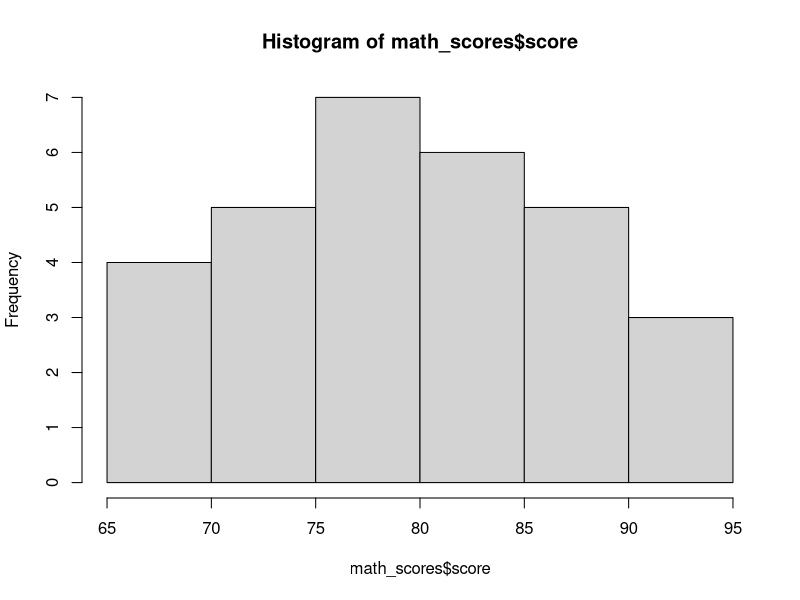
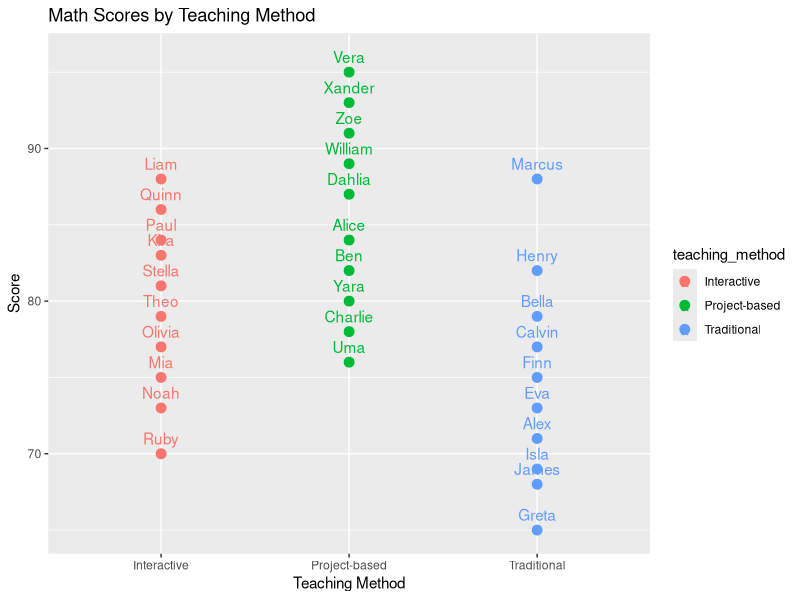
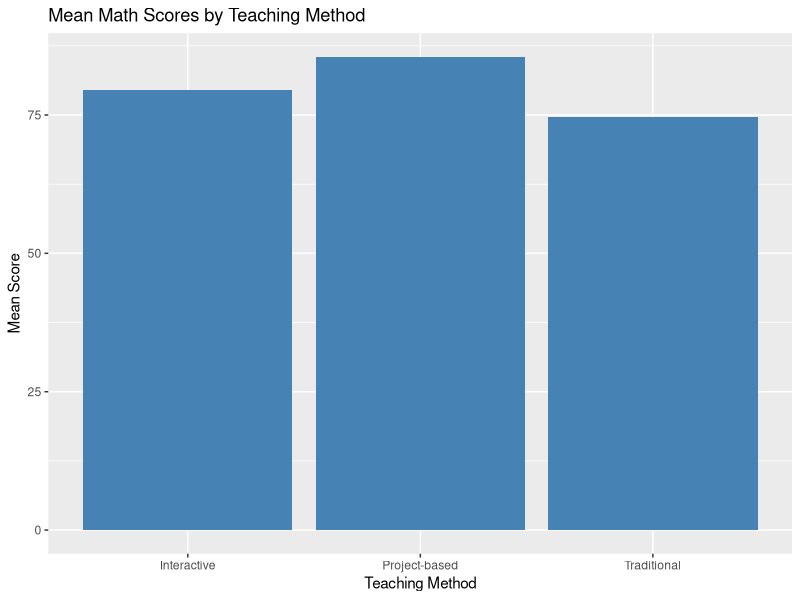
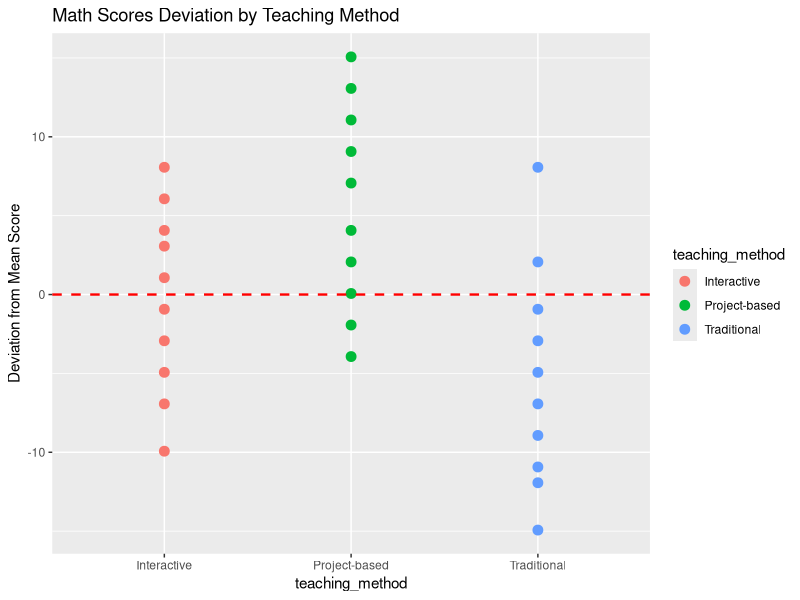
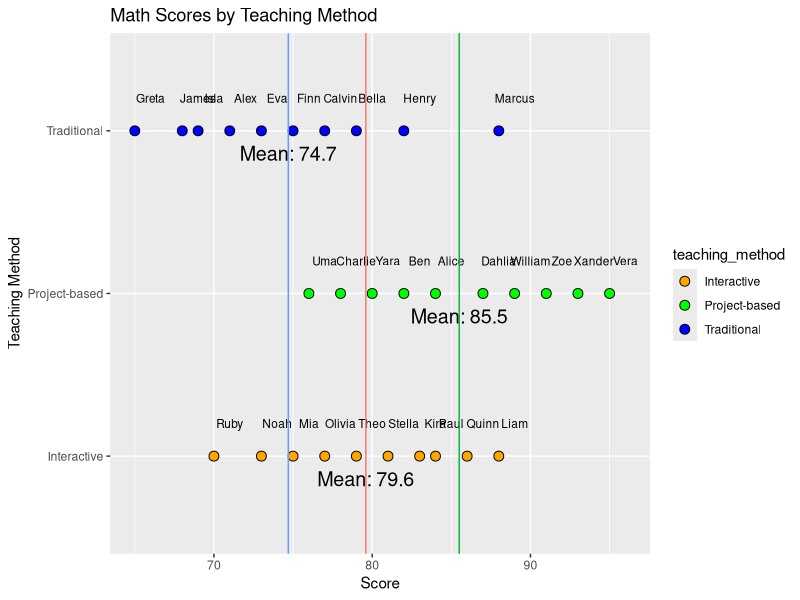
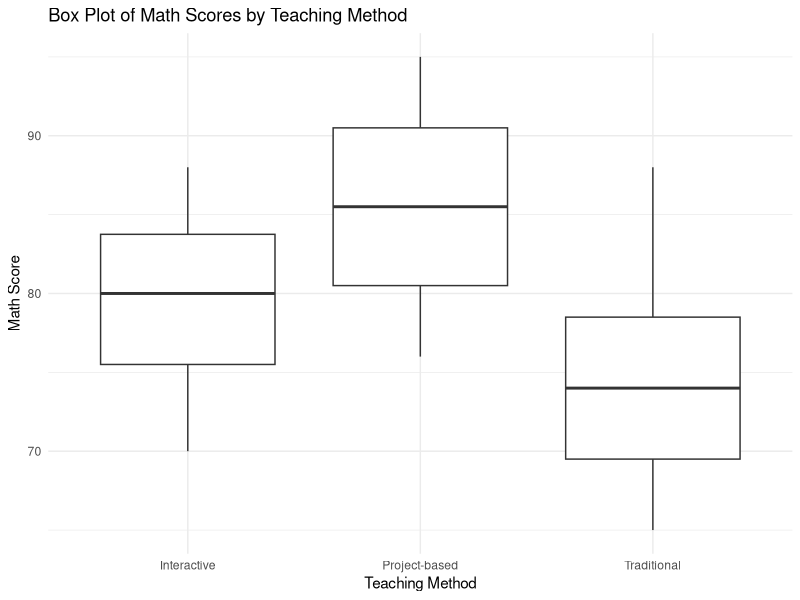

The R script that drew these images, in order:

## Project:  SOC302, Fall 2025, ANOVA
# Located:   Kline TCNJ Google Drive
# File Name: Kline-3.2-ANOVA-teaching_method
# Date:      2025_7_11
# Who:       Zachary D. Kline


# Settings and Packages ---------------------------------------------------


## Load packages
# NOTE: Run base.R if these commands return an error!
library(readr)
library(dplyr)
library(ggplot2)
library(haven)
library(forcats)
library(psych)




# Step 1: Create the Data Frame ---------------------------------------



math_scores <- data.frame(
  teaching_method = c(rep("Traditional", 10), rep("Interactive", 10), rep("Project-based", 10)),
  score = c(71, 79, 77, 88, 73, 75, 65, 82, 69, 68,
            83, 88, 75, 73, 77, 84, 86, 70, 81, 79,
            76, 95, 89, 93, 80, 91, 84, 82, 78, 87),
  name = c("Alex", "Bella", "Calvin", "Marcus", "Eva", 
           "Finn", "Greta", "Henry", "Isla", "James", 
           "Kira", "Liam", "Mia", "Noah", "Olivia", 
           "Paul", "Quinn", "Ruby", "Stella", "Theo", 
           "Uma", "Vera", "William", "Xander", "Yara", 
           "Zoe", "Alice", "Ben", "Charlie", "Dahlia"),
  breakfast = c("No Breakfast", "Sugary Cereal", "No Breakfast", "Sugary Cereal", "No Breakfast", 
           "No Breakfast", "No Breakfast", "No Breakfast", "No Breakfast", "No Breakfast", 
           "Full Breakfast", "Full Breakfast", "Full Breakfast", "No Breakfast", "No Breakfast", 
           "Sugary Cereal", "Sugary Cereal", "Sugary Cereal", "Full Breakfast", "Sugary Cereal", 
           "Sugary Cereal", "Sugary Cereal", "Full Breakfast", "Full Breakfast", "Full Breakfast", 
           "Full Breakfast", "Sugary Cereal", "Full Breakfast", "Sugary Cereal", "Full Breakfast"),
  video_game_usage = c("More than an hour", "No video games", "No video games", "No video games", "No video games",
                       "No video games", "No video games", "No video games", "No video games", "No video games",
                       "An hour of video games", "An hour of video games", "An hour of video games", "More than an hour", "No video games",
                       "An hour of video games", "No video games", "No video games", "More than an hour", "No video games",
                       "More than an hour", "More than an hour", "No video games", "An hour of video games", "More than an hour",
                       "More than an hour", "An hour of video games", "No video games", "An hour of video games", "No video games"),
  music_type = c("Pop", "Rock", "Hip-Hop", "Classical", "Country",
                 "Pop", "Rock", "Hip-Hop", "Classical", "Country",
                 "Pop", "Rock", "Hip-Hop", "Classical", "Country",
                 "Pop", "Rock", "Hip-Hop", "Classical", "Country",
                 "Pop", "Rock", "Hip-Hop", "Classical", "Country",
                 "Pop", "Rock", "Hip-Hop", "Classical", "Country"))

math_scores$teacher_liked_by_parents <- c("Yes", "No", "No", "Yes", "Yes", 
                                          "No", "Yes", "No", "No", "Yes", 
                                          "No", "Yes", "Yes", "Yes", "No", 
                                          "Yes", "Yes", "No", "No", "No", 
                                          "Yes", "No", "Yes", "No", "Yes", 
                                          "No", "No", "Yes", "No", "Yes")

hist(math_scores$score)
mean(math_scores$score)
sd(math_scores$score)



# Step 2: Examine the Data ------------------------------------------------
plot1 <- ggplot(math_scores, aes(x = teaching_method, y = score, color = teaching_method, label = name)) +
  geom_point(size = 3) +
  ggtitle("Math Scores by Teaching Method") +
  ylab("Score") +
  xlab("Teaching Method") +
  geom_text(nudge_y = 1)
print(plot1)





# Step 3: Between Group Variation -----------------------------------------

# Compute the mean score for each teaching method
mean_scores <- aggregate(score ~ teaching_method, data = math_scores, FUN = mean)

# Create a barplot
plot2 <- ggplot(mean_scores, aes(x = teaching_method, y = score)) +
  geom_bar(stat = "identity", fill = "steelblue") +
  labs(title = "Mean Math Scores by Teaching Method", x = "Teaching Method", y = "Mean Score")
print(plot2)


# Step 4: Variation from Grand Mean ---------------------------------------
#create difference from the overall mean
math_scores$difference <- math_scores$score - mean(math_scores$score)

# add line at y intercept
plot3 <- ggplot(math_scores, aes(x = teaching_method, y = difference, color = teaching_method)) + 
  geom_point(size = 3) +
  geom_hline(yintercept = 0, linetype = "dashed", color = "red", size = 0.8) +
  ggtitle("Math Scores Deviation by Teaching Method") +
  ylab("Deviation from Mean Score")

print(plot3)


### A Note: Sum of squared differences here = SST or total sum of squares or variation
# (worry less about the mathmatical nuance than the premise)
#math behind var
math_scores$difference2 <- math_scores$difference*math_scores$difference
sum(math_scores$difference2)
1717.867/(30-1)# R doesn't subtract 1 from n
var(math_scores$difference)
sd(math_scores$difference)


# Step 5: Within Group Variation ------------------------------------------


# Students are different!!!
### Create a scatter plot with mean lines and labels for each student
plot4 <- ggplot(math_scores, aes(x = score, y = teaching_method, label = name, fill = teaching_method)) +
  geom_point(shape = 21, size = 3, stroke = 0.5) +
  geom_text(size = 3, nudge_x = 1, nudge_y = 0.2) +
  geom_vline(data = mean_scores, aes(xintercept = score, color = teaching_method), linetype = "solid", show.legend = FALSE) +
  geom_text(data = mean_scores, aes(x = score, y = teaching_method, label = paste("Mean:", round(score, 1))), size = 5, vjust = 2, color = "black") +
  scale_fill_manual(values = c("Traditional" = "blue", "Interactive" = "orange", "Project-based" = "green")) +
  labs(title = "Math Scores by Teaching Method", x = "Score", y = "Teaching Method")

print(plot4)



# Step 6: ANOVA -----------------------------------------------------------
# Perform ANOVA
anova <- aov(score ~ teaching_method, data = math_scores)
# Summarize ANOVA results
summary(anova)
# total
585+1133
# get R2
# between/total
# OR between/(between+within)
766/(1718)


# Step 7: Do One Yourself!  -----------------------------------------------------------





# Boxplot - if helpful for your final  ------------------------------------


# BOX PLOT
ggplot(math_scores, aes(x = teaching_method, y = score)) +
  geom_boxplot() +
  labs(title = "Box Plot of Math Scores by Teaching Method",
       x = "Teaching Method",
       y = "Math Score") +
  theme_minimal()
